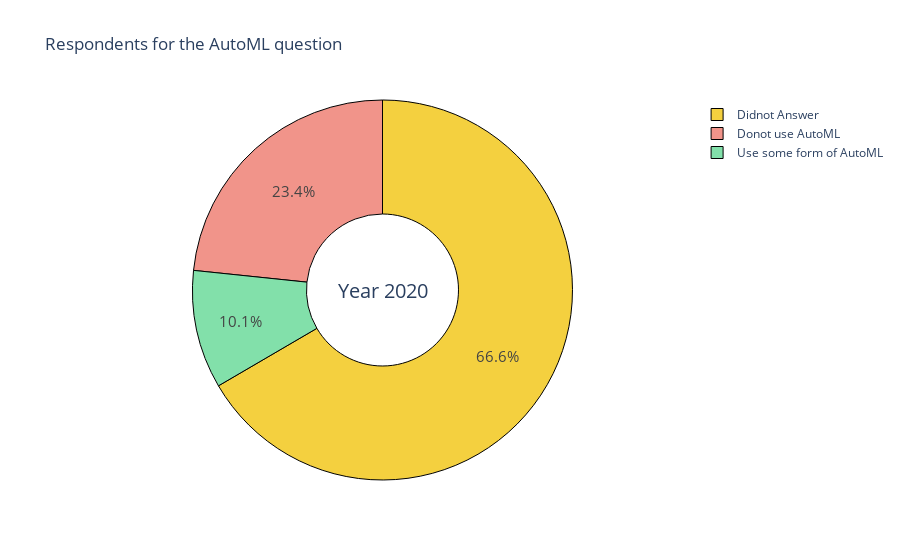

Notebook code for this chart:
### Markdown cell above
<div id="22"></div>

<font color='#1E8449' size=5>2.2 People who responded to the AutoML question in 2020.</font><br>

So there are **20036 respondents** this year. Let's look at how many of these use the AutoML tool in some form. For this, *I analysed the Question 33_A_Part_7: Do you use any automated machine learning tools (or partial AutoML tools) on a regular basis* ? since it gives a direct understanding into the use of AutoML.

### Code cell
# survey 2020
start_index_2020 = df_2020.columns.get_loc("Q33_A_Part_1")
end_index_2020 = df_2020.columns.get_loc("Q33_A_OTHER")
automl_categories_2020 = df_2020.iloc[:,start_index_2020:end_index_2020+1]
automl_categories_2020 = automl_categories_2020.drop([0])

respondents_who_have_answered_2020 = automl_categories_2020.dropna(how='all')
respondents_who_have_answered_2020['Q33_A_Part_7'] = respondents_who_have_answered_2020['Q33_A_Part_7'].replace(np.nan, 'Use')
respondents_not_using_automl_2020 = automl_categories_2020['Q33_A_Part_7'].value_counts(dropna=False)['No / None']
respondents_using_automl_2020 = len(respondents_who_have_answered_2020) - respondents_not_using_automl_2020
respondents_who_havenot_answered_at_all_2020 = automl_categories_2020['Q33_A_Part_7'].value_counts(dropna=False)[0] - respondents_using_automl_2020

respondents_who_have_answered_2020['Q33_A_Part_7'] = respondents_who_have_answered_2020['Q33_A_Part_7'].replace(np.nan, 'Use')

# survey 2019
start_index_2019 = df_2019.columns.get_loc("Q25_Part_1")
end_index_2019 = df_2019.columns.get_loc("Q25_Part_8")
automl_categories_2019 = df_2019.iloc[:,start_index_2019:end_index_2019+1]
automl_categories_2019 = automl_categories_2019.drop([0])


respondents_who_have_answered_2019 = automl_categories_2019.dropna(how='all')
respondents_who_have_answered_2019['Q25_Part_7'] = respondents_who_have_answered_2019['Q25_Part_7'].replace(np.nan, 'Use')
respondents_not_using_automl_2019 = automl_categories_2019['Q25_Part_7'].value_counts(dropna=False)['None']
respondents_using_automl_2019 = len(respondents_who_have_answered_2019) - respondents_not_using_automl_2019
respondents_who_havenot_answered_at_all_2019 = automl_categories_2019['Q25_Part_7'].value_counts(dropna=False)[0] - respondents_using_automl_2019

respondents_who_have_answered_2019['Q25_Part_7'] = respondents_who_have_answered_2019['Q25_Part_7'].replace(np.nan, 'Use')




colors = ['mediumturquoise','gold' ]
colors1 = ['#F4D03F','#82E0AA', "#F1948A",]



labels = ['Didnot Answer','Use some form of AutoML','Donot use AutoML']
values1 = [respondents_who_havenot_answered_at_all_2019,respondents_using_automl_2019,respondents_not_using_automl_2019 ]
values2 = [respondents_who_havenot_answered_at_all_2020,respondents_using_automl_2020,respondents_not_using_automl_2020 ]

"""
# Create subplots: use 'domain' type for Pie subplot
fig = make_subplots(rows=1, cols=2, specs=[[{'type':'domain'}, {'type':'domain'}]])
fig.add_trace(go.Pie(labels=labels, values=values2,name="2020"),
              1, 1)
fig.add_trace(go.Pie(labels=labels, values=values1, name="2019"),
              1, 2)

#Use `hole` to create a donut-like pie chart

fig.update_traces(hole=.4, hoverinfo='label+value', textinfo='percent', textfont_size=15,
                  marker=dict(colors=colors1, line=dict(color='#000000', width=1)))

fig.update_layout(
    title_text="Participants who responded to AutoML question",
    # Add annotations in the center of the donut pies.
    annotations=[dict(text='2020', 
                      x=0.18, 
                      y=0.5, 
                      font_size=15, 
                      showarrow=False),
                
                
                  dict(text='2019', 
                       x=0.81, 
                       y=0.5, 
                       font_size=15, 
                       showarrow=False)])

fig.show()
"""


# Use `hole` to create a donut-like pie chart
fig = go.Figure(data=[go.Pie(labels=labels, values=values2, hole=.4)])

fig.update_traces(hoverinfo='label+value', textinfo='percent', textfont_size=15,
                  marker=dict(colors=colors1, line=dict(color='#000000', width=1)))

fig.update_layout(
    title_text="Respondents for the AutoML question ",
    # Add annotations in the center of the donut pies.
    annotations=[dict(text='Year 2020', x=0.5, y=0.5, font_size=20, showarrow=False)])
fig.show()

### Figure 1 — Plotly figure (JSON) as saved in the notebook; plotly's stock layout.template omitted (floating-point values rounded to 4 significant figures)
{"data": [{"hole": 0.4, "hoverinfo": "label+value", "labels": ["Didnot Answer", "Use some form of AutoML", "Donot use AutoML"], "marker": {"colors": ["#F4D03F", "#82E0AA", "#F1948A"], "line": {"color": "#000000", "width": 1}}, "textfont": {"size": 15}, "textinfo": "percent", "type": "pie", "values": [13341, 2016, 4679]}], "layout": {"annotations": [{"font": {"size": 20}, "showarrow": false, "text": "Year 2020", "x": 0.5, "y": 0.5}], "title": {"text": "Respondents for the AutoML question "}}}
